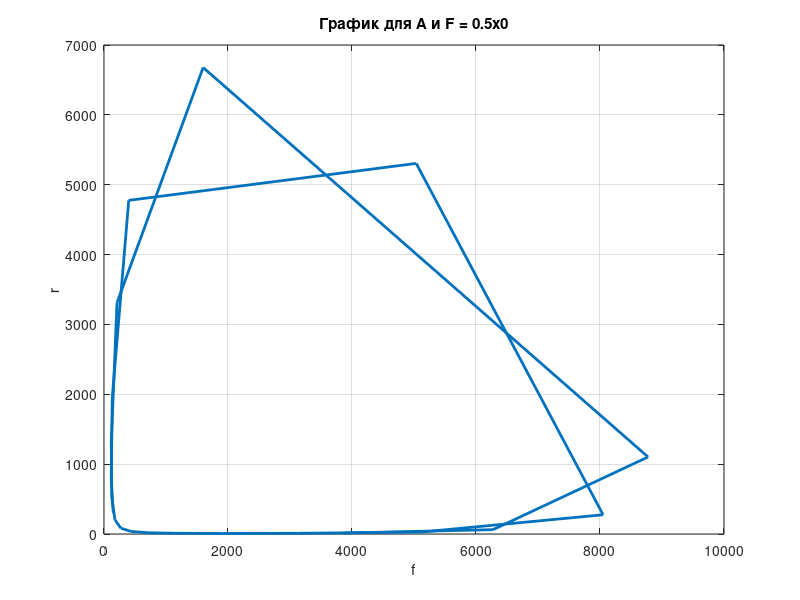
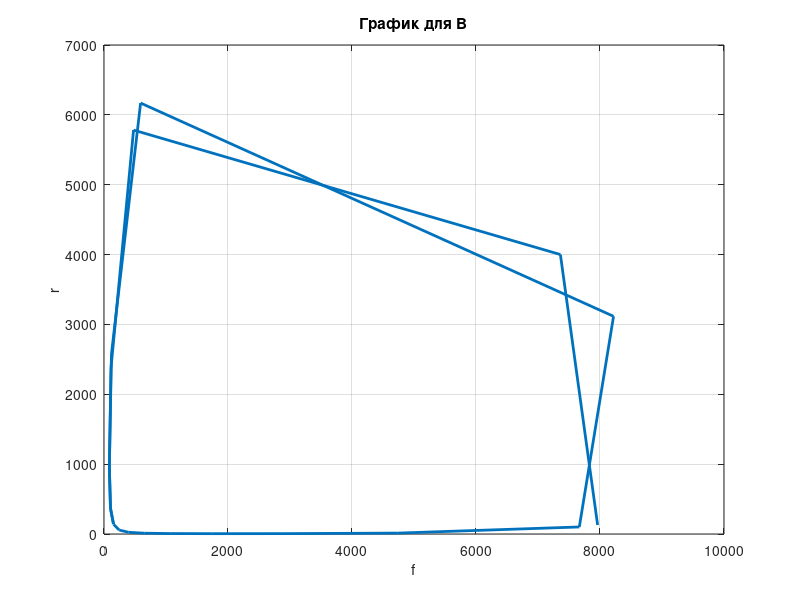
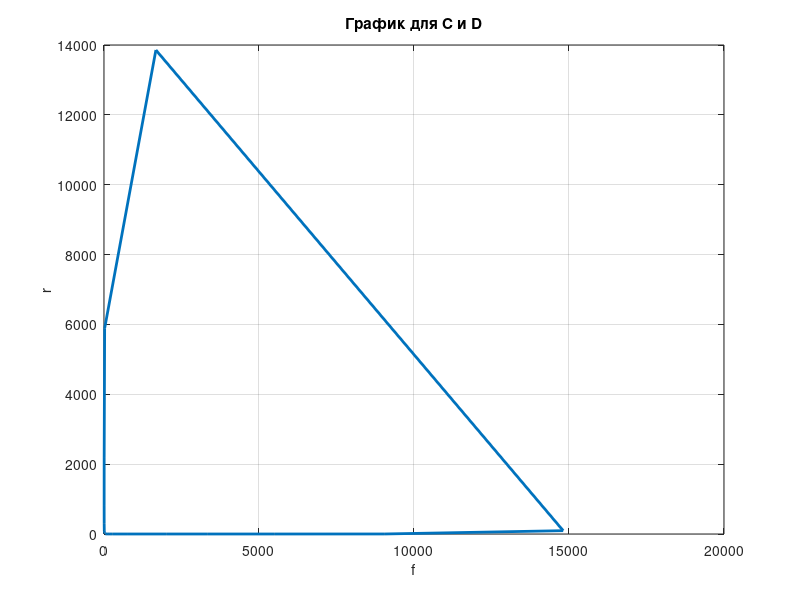
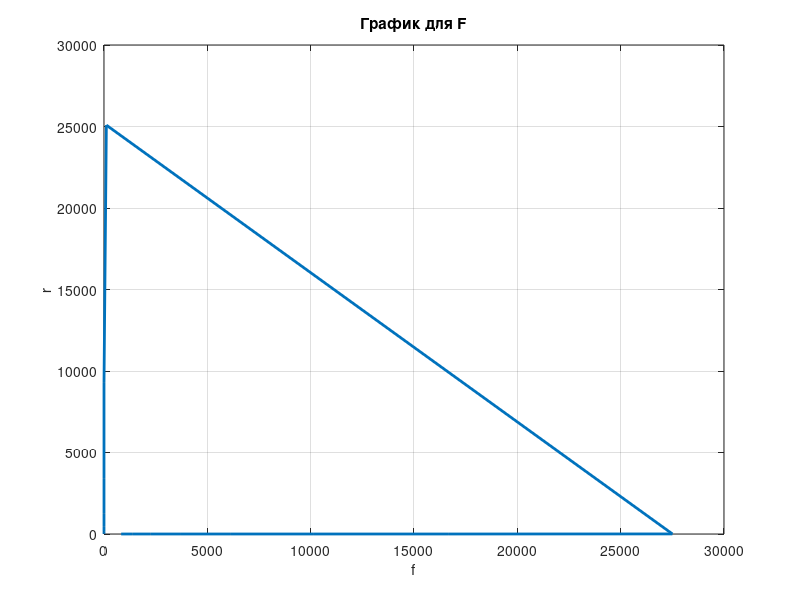

Write MATLAB code to recreate these figures, in order.
function main()
a = 0.001;
C = 46.61374 * quad(@(x) sin(x)./(x.^2 + 1), 0, 1);
x0 = fzero(@(x) 2^x - 4*x, 1.5);
F = 0.5 * x0;
% Решаем системы уравнений для нахождения A, B и D
ABD = [46, 42, 24; 42, 49, 18; 24, 18, 16]\[20628; 20346; 10252];
A = ABD(1);
B = ABD(2);
D = ABD(3);
% Решаем дифференциальные уравнения
[T, Y1] = ode45(@(t, y) volterra(t, y, a), [0:0.5:10], [A, 0.5*A]);
[T, Y2] = ode45(@(t, y) volterra(t, y, a), [0:0.5:10], [B, B]);
[T, Y3] = ode45(@(t, y) volterra(t, y, a), [0:0.5:10], [C, D]);
[T, Y4] = ode45(@(t, y) volterra(t, y, a), [0:0.5:10], [F, F]);
% Строим графики
figure(1);
plot(Y1(:,2), Y1(:,1), 'LineWidth', 2);
xlabel('f');
ylabel('r');
title('График для A и F = 0.5x0');
grid on;
figure(2);
plot(Y2(:,2), Y2(:,1), 'LineWidth', 2);
xlabel('f');
8
ylabel('r');
title('График для B');
grid on;
figure(3);
plot(Y3(:,2), Y3(:,1), 'LineWidth', 2);
xlabel('f');
ylabel('r');
title('График для C и D');
grid on;
figure(4);
plot(Y4(:,2), Y4(:,1), 'LineWidth', 2);
xlabel('f');
ylabel('r');
title('График для F');
grid on;
end
% Определяем функцию для решения модели Вольтерры
function dydt = volterra(t, y, a)
dydt = [2*y(1) - a*y(1)*y(2); -y(2) + a*y(1)*y(2)];
end
